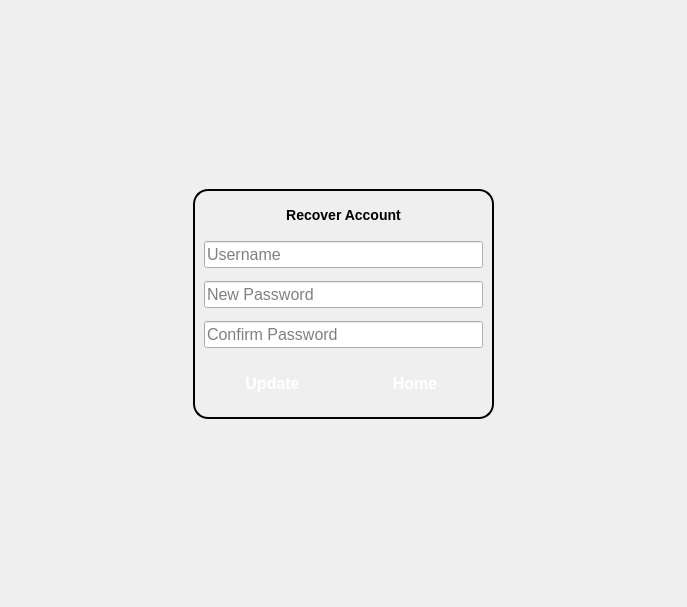
      <widget class="QWidget" name="page_recoverAccount">
       <layout class="QGridLayout" name="gridLayout_8">
        <item row="1" column="0">
         <spacer name="horizontalSpacer_13">
          <property name="orientation">
           <enum>Qt::Horizontal</enum>
          </property>
          <property name="sizeHint" stdset="0">
           <size>
            <width>182</width>
            <height>20</height>
           </size>
          </property>
         </spacer>
        </item>
        <item row="2" column="1">
         <spacer name="verticalSpacer_25">
          <property name="orientation">
           <enum>Qt::Vertical</enum>
          </property>
          <property name="sizeHint" stdset="0">
           <size>
            <width>301</width>
            <height>177</height>
           </size>
          </property>
         </spacer>
        </item>
        <item row="1" column="2">
         <spacer name="horizontalSpacer_14">
          <property name="orientation">
           <enum>Qt::Horizontal</enum>
          </property>
          <property name="sizeHint" stdset="0">
           <size>
            <width>182</width>
            <height>20</height>
           </size>
          </property>
         </spacer>
        </item>
        <item row="0" column="1">
         <spacer name="verticalSpacer_18">
          <property name="orientation">
           <enum>Qt::Vertical</enum>
          </property>
          <property name="sizeHint" stdset="0">
           <size>
            <width>301</width>
            <height>178</height>
           </size>
          </property>
         </spacer>
        </item>
        <item row="1" column="1">
         <widget class="QFrame" name="frame_3">
          <property name="minimumSize">
           <size>
            <width>250</width>
            <height>230</height>
           </size>
          </property>
          <property name="styleSheet">
           <string notr="true">QFrame { font-size: 14px; font-weight: bold;border : 2px solid black;border-radius:15px; }</string>
          </property>
          <property name="frameShape">
           <enum>QFrame::StyledPanel</enum>
          </property>
          <property name="frameShadow">
           <enum>QFrame::Raised</enum>
          </property>
          <layout class="QVBoxLayout" name="verticalLayout_17">
           <item>
            <widget class="QLabel" name="label_titleForChangePassword">
             <property name="sizePolicy">
              <sizepolicy hsizetype="Preferred" vsizetype="Fixed">
               <horstretch>0</horstretch>
               <verstretch>0</verstretch>
              </sizepolicy>
             </property>
             <property name="font">
              <font>
               <pointsize>-1</pointsize>
               <weight>75</weight>
               <bold>true</bold>
              </font>
             </property>
             <property name="styleSheet">
              <string notr="true">border:none;
</string>
             </property>
             <property name="text">
              <string>Recover Account</string>
             </property>
             <property name="alignment">
              <set>Qt::AlignCenter</set>
             </property>
            </widget>
           </item>
           <item>
            <spacer name="verticalSpacer_17">
             <property name="orientation">
              <enum>Qt::Vertical</enum>
             </property>
             <property name="sizeType">
              <enum>QSizePolicy::Minimum</enum>
             </property>
             <property name="sizeHint" stdset="0">
              <size>
               <width>20</width>
               <height>5</height>
              </size>
             </property>
            </spacer>
           </item>
           <item>
            <widget class="QLineEdit" name="lineEdit_usernameExist">
             <property name="font">
              <font>
               <pointsize>12</pointsize>
              </font>
             </property>
             <property name="placeholderText">
              <string>Username</string>
             </property>
            </widget>
           </item>
           <item>
            <widget class="QLineEdit" name="lineEdit_changePassword">
             <property name="font">
              <font>
               <pointsize>12</pointsize>
              </font>
             </property>
             <property name="echoMode">
              <enum>QLineEdit::Password</enum>
             </property>
             <property name="placeholderText">
              <string>New Password</string>
             </property>
            </widget>
           </item>
           <item>
            <widget class="QLineEdit" name="lineEdit_confimPassword">
             <property name="font">
              <font>
               <pointsize>12</pointsize>
              </font>
             </property>
             <property name="echoMode">
              <enum>QLineEdit::Password</enum>
             </property>
             <property name="placeholderText">
              <string>Confirm Password</string>
             </property>
            </widget>
           </item>
           <item>
            <spacer name="verticalSpacer_8">
             <property name="orientation">
              <enum>Qt::Vertical</enum>
             </property>
             <property name="sizeType">
              <enum>QSizePolicy::Minimum</enum>
             </property>
             <property name="sizeHint" stdset="0">
              <size>
               <width>20</width>
               <height>5</height>
              </size>
             </property>
            </spacer>
           </item>
           <item>
            <layout class="QHBoxLayout" name="horizontalLayout">
             <item>
              <widget class="QPushButton" name="pushButton_update">
               <property name="font">
                <font>
                 <pointsize>12</pointsize>
                 <weight>75</weight>
                 <bold>true</bold>
                </font>
               </property>
               <property name="styleSheet">
                <string notr="true">QPushButton
{
    background: qlineargradient(
        x1:0, y1:0,
        x2:1, y2:0,
        stop:0 #ff9800,
        stop:1 #ff5722
    );

    color: white;
    border-radius: 10px;
    padding: 8px;
    font-weight: bold;
}

QPushButton:hover
{
    background: qlineargradient(
        x1:0, y1:0,
        x2:1, y2:0,
        stop:0 #ffb74d,
        stop:1 #ff7043
    );
}

QPushButton:pressed
{
    background: qlineargradient(
        x1:0, y1:0,
        x2:1, y2:0,
        stop:0 #f57c00,
        stop:1 #e64a19
    );

    padding-top: 10px;
    padding-left: 10px;
}</string>
               </property>
               <property name="text">
                <string>Update</string>
               </property>
              </widget>
             </item>
             <item>
              <widget class="QPushButton" name="pushButton_home">
               <property name="font">
                <font>
                 <pointsize>12</pointsize>
                 <weight>75</weight>
                 <bold>true</bold>
                </font>
               </property>
               <property name="styleSheet">
                <string notr="true">QPushButton
{
    background: qlineargradient(
        x1:0, y1:0,
        x2:1, y2:0,
        stop:0 #7b1fa2,
        stop:1 #512da8
    );

    color: white;
    border-radius: 10px;
    padding: 8px;
    font-weight: bold;
}

QPushButton:hover
{
    background: qlineargradient(
        x1:0, y1:0,
        x2:1, y2:0,
        stop:0 #9c27b0,
        stop:1 #673ab7
    );
}

QPushButton:pressed
{
    background: qlineargradient(
        x1:0, y1:0,
        x2:1, y2:0,
        stop:0 #6a1b9a,
        stop:1 #4527a0
    );

    padding-top: 10px;
    padding-left: 10px;
}</string>
               </property>
               <property name="text">
                <string>Home</string>
               </property>
              </widget>
             </item>
            </layout>
           </item>
          </layout>
         </widget>
        </item>
       </layout>
      </widget>
